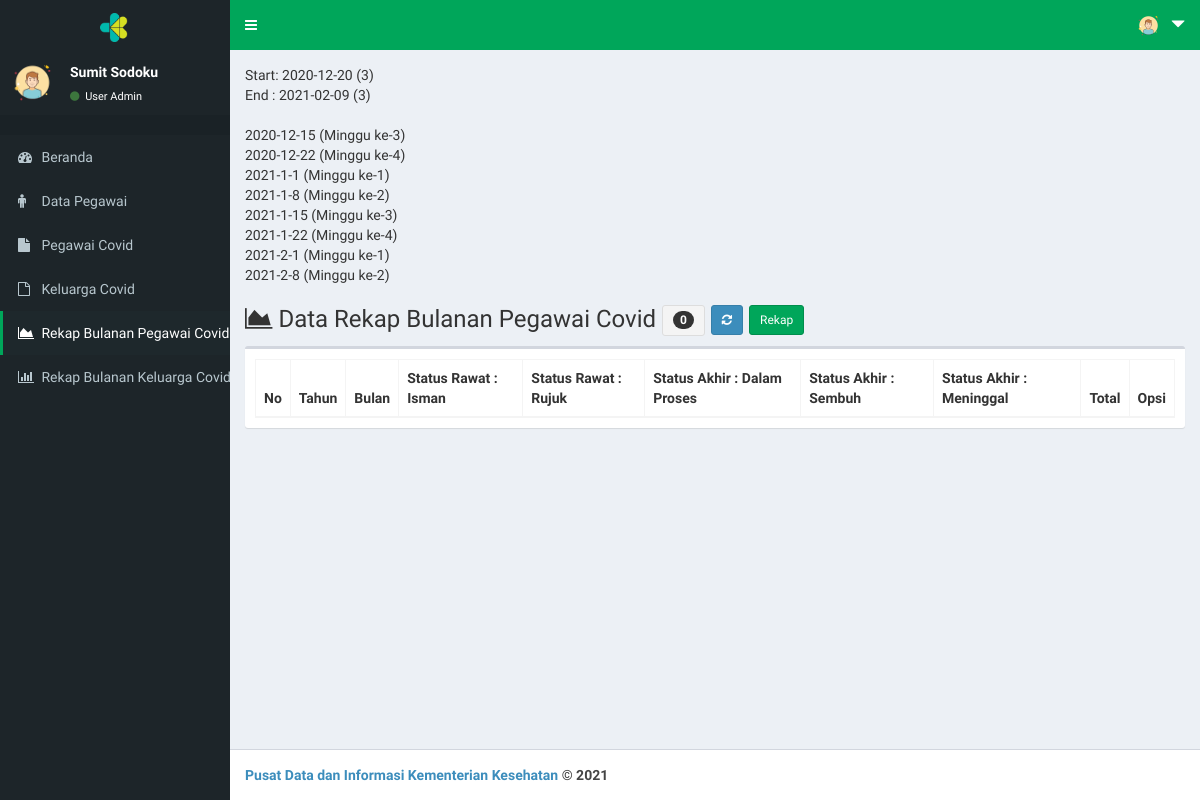
The app's page /page/index.php?menu=rekkon_rekap (signed in), older data.
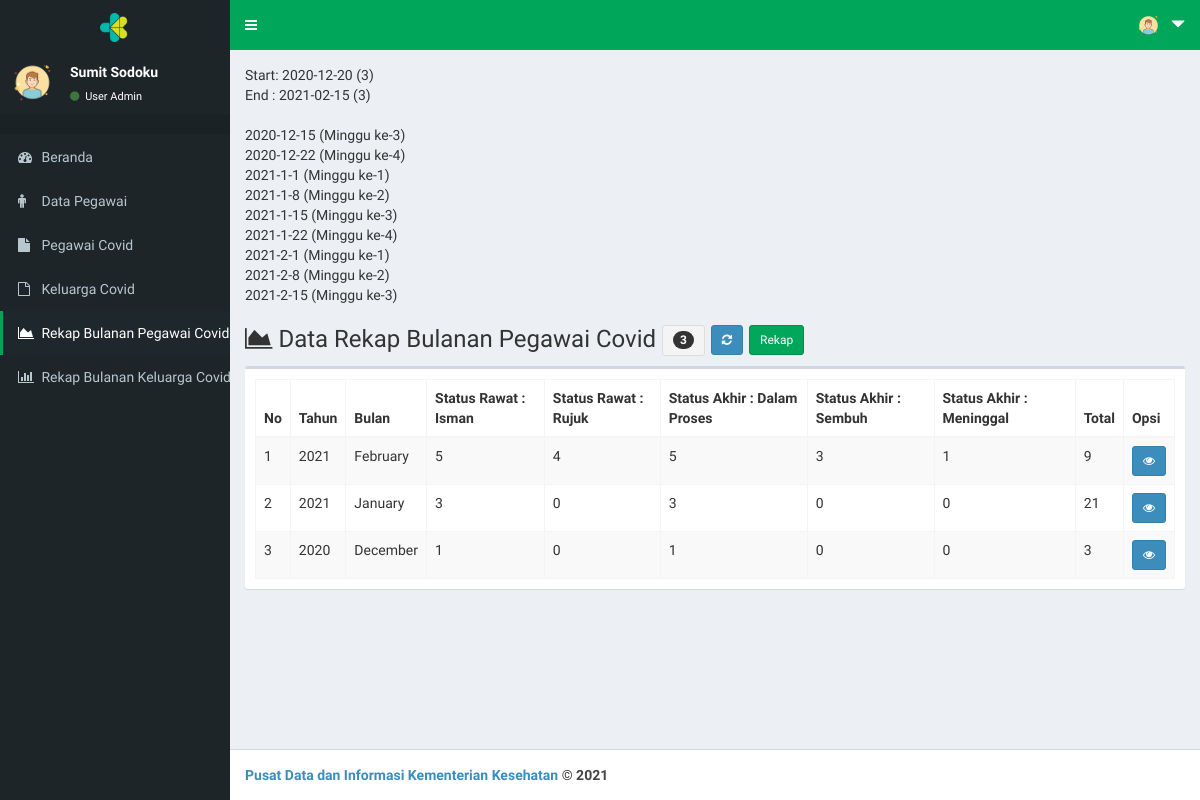
The same page, newer data.
### tables this page shows
CREATE TABLE `tb_kon` (
  `kon_id` int(11) NOT NULL,
  `kon_peg_id` int(11) NOT NULL,
  `kon_peg_nama` varchar(30) NOT NULL,
  `kon_peg_jk` enum('Laki-laki','Perempuan') NOT NULL,
  `kon_peg_tgllahir` date NOT NULL,
  `kon_peg_nip` varchar(20) NOT NULL,
  `kon_peg_nik` varchar(20) NOT NULL,
  `kon_peg_stapeg` varchar(30) NOT NULL,
  `kon_peg_org` varchar(40) NOT NULL,
  `kon_peg_orgsat` varchar(40) NOT NULL,
  `kon_peg_orgunit` varchar(40) NOT NULL,
  `kon_tglswab` date NOT NULL,
  `kon_tglhasil` date NOT NULL,
  `kon_starawat` varchar(15) NOT NULL,
  `kon_staakhir` varchar(15) NOT NULL,
  `kon_status` varchar(15) NOT NULL,
  `kon_ket` text NOT NULL,
  `kon_tgl` date NOT NULL,
  `kon_tglinput` date NOT NULL
);

CREATE TABLE `tb_rekkon` (
  `rekkon_id` int(11) NOT NULL,
  `rekkon_tahun` varchar(4) NOT NULL,
  `rekkon_bulan` varchar(10) NOT NULL,
  `rekkon_minggu` varchar(10) NOT NULL,
  `rekkon_srisman` int(11) NOT NULL,
  `rekkon_srrujuk` int(11) NOT NULL,
  `rekkon_saproses` int(11) NOT NULL,
  `rekkon_sasembuh` int(11) NOT NULL,
  `rekkon_samati` int(11) NOT NULL,
  `rekkon_total` int(11) NOT NULL
);

### page/index.php (the view, shortened to what the changed rows need)
<!DOCTYPE html>
<html>
  <head>
    <link rel="stylesheet" href="../lte/bootstrap/css/bootstrap.min.css">
    <link rel="stylesheet" href="https://cdnjs.cloudflare.com/ajax/libs/font-awesome/4.5.0/css/font-awesome.min.css">
    <link rel="stylesheet" href="https://cdnjs.cloudflare.com/ajax/libs/ionicons/2.0.1/css/ionicons.min.css">
    <link rel="stylesheet" href="../lte/dist/css/AdminLTE.min.css">
    <link rel="stylesheet" href="../lte/plugins/datatables/dataTables.bootstrap.css">
    <link rel="stylesheet" href="../lte/dist/css/skins/_all-skins.css">
    <link rel="stylesheet" href="../inc/mystyle.css">
  </head>
  <body class="hold-transition skin-green">
  <div class="wrapper">
  <div class="content-wrapper">
    <section class="content">
      <?php
        switch($_GET['menu']){
          case 'rekkon_rekap':
          include "rekkon_rekap.php";
          include "rekkon_data.php";
          break;
                ?>
                <?php
        }
      ?>
    </section>
  </div>
</div>
</body>
</html>

### page/rekkon_rekap.php (shortened to what the changed rows need)
<?php
  $koneksi =mysqli_connect("localhost","root","","pegcov7");
  mysqli_query($koneksi,"DELETE FROM tb_rekkon");
  $query_kon_min  = mysqli_query($koneksi,"SELECT * FROM tb_kon ORDER BY kon_tgl ASC LIMIT 1");
  $data_kon_min   = mysqli_fetch_array($query_kon_min);
  $kon_tgl_min    = $data_kon_min['kon_tgl'];
  $query_kon_max  = mysqli_query($koneksi,"SELECT * FROM tb_kon ORDER BY kon_tgl DESC LIMIT 1");
  $data_kon_max   = mysqli_fetch_array($query_kon_max);
  $kon_tgl_max    = $data_kon_max['kon_tgl'];
  $min_tanggal    = date("d",strtotime($data_kon_min['kon_tgl']));
  $min_minggu     = floor(($min_tanggal/7)+1);
  $min_bulan      = date("m",strtotime($data_kon_min['kon_tgl']));
  $min_tahun      = date("Y",strtotime($data_kon_min['kon_tgl']));
  $max_tanggal    = date("d",strtotime($data_kon_max['kon_tgl']));
  $max_minggu     = floor(($max_tanggal/7)+1);
  $max_bulan      = date("m",strtotime($data_kon_max['kon_tgl']));
  $max_tahun      = date("Y",strtotime($data_kon_max['kon_tgl']));
  echo "Start: ".$kon_tgl_min." (".$min_minggu.")"."<br>";
  echo "End : ".$kon_tgl_max." (".$min_minggu.")"."<br><br>";
  $b = $min_bulan;
  $c = $min_minggu;
  for ($i=$min_tahun;$i<=$max_tahun;$i++){
    for ($j=$b;$j<13;$j++){
      for ($k=$c;$k<5;$k++){
        $tanggal3 = (($k-1)*7)+1;
        echo $i."-".$j."-".$tanggal3." (Minggu ke-".$k.")"."<br>";
        if ($k==4){
          $c=1;
        }
        if ($i==$max_tahun&&$j==$max_bulan&&$k==$max_minggu){
          $k=5;
        }
      }
      if ($j==12){
        $b=1;
      }
      if ($i==$max_tahun&&$j==$max_bulan){
        $c=5;
      }
    }
  }
  ?>

### page/rekkon_data.php (shortened to what the changed rows need)
<!DOCTYPE html>
<html>
<head>
</head>
<body>
    <div class="row">
    <div class="col-xs-12 col-md-12">
      <h3><span class="fa fa-area-chart"></span>
        Data Rekap Bulanan Pegawai Covid
        <?php
          $qjumlah = mysqli_query($koneksi,"SELECT * FROM tb_rekkon ");
          $jumlah = mysqli_num_rows($qjumlah);
        ?>
        <button class="btn btn-sm btn-default"><span class="badge"><?php echo $jumlah; ?></span></button>
        <a href="?menu=rekkon_data" class="btn btn-sm btn-primary"><span class="fa fa-refresh"></a>
        <a href="?menu=rekkon_rekap" class="btn btn-sm btn-success">Rekap</a>
    </h3>
    </div>
  </div>
  <div class="box">
        <div class="box-body">
            <table id="example1" class="table table-bordered table-striped">
              <thead>
                <tr>
                  <th>No</th>
                  <th>Tahun</th>
                  <th>Bulan</th>
                  <th>Status Rawat : Isman</th>
                  <th>Status Rawat : Rujuk</th>
                  <th>Status Akhir : Dalam Proses</th>
                  <th>Status Akhir : Sembuh</th>
                  <th>Status Akhir : Meninggal</th>
                  <th>Total</th>
                  <th>Opsi</th>
                </tr>
              </thead>
              <tbody>
          <?php
              $no = 1;
              $sql = $koneksi->query("SELECT * FROM tb_rekkon ORDER BY rekkon_tahun DESC, rekkon_bulan DESC");
              while ($data=$sql->fetch_assoc()) {
          ?>
            <tr>
                <td> <?php echo $no++; ?> </td>
                <td> <?php echo $data['rekkon_tahun']; ?></td>
                <td> <?php $bulan_nama = date("F", mktime(0, 0, 0, $data['rekkon_bulan'], 10)); ?>
                     <?php echo $bulan_nama; ?></td>
                <td> <?php echo $data['rekkon_srisman']; ?></td>
                <td> <?php echo $data['rekkon_srrujuk']; ?></td>
                <td> <?php echo $data['rekkon_saproses']; ?></td>
                <td> <?php echo $data['rekkon_sasembuh']; ?></td>
                <td> <?php echo $data['rekkon_samati']; ?></td>
                <td> <?php echo $data['rekkon_total']; ?></td>
                <td>
                  <a href="?menu=rekkon_detail&rekkon_id=<?php echo $data['rekkon_id']; ?>" class="btn btn-sm btn-primary" title="Rekap <?php echo $data['rekkon_bulan']." ".$data['rekkon_tahun'];?>"><span class="fa fa-eye"></a></a>
                </td>
            </tr>
              <?php
              }
          ?>
              </tbody>
          </table>
      </div>
  </div>
</body>
</html>

Row changes from the older to the newer data that the page shows:
no longer on this page (row edited): tb_kon: kon_tgl "2021-02-09"
added tb_kon: kon_tgl "2021-02-15"
added tb_rekkon: rekkon_tahun "2021", rekkon_bulan "February", rekkon_srisman "5", rekkon_srrujuk "4", rekkon_saproses "5", rekkon_sasembuh "3", rekkon_samati "1", rekkon_total "9"
added tb_rekkon: rekkon_tahun "2021", rekkon_bulan "January", rekkon_srisman "3", rekkon_srrujuk "0", rekkon_saproses "3", rekkon_sasembuh "0", rekkon_samati "0", rekkon_total "21"
added tb_rekkon: rekkon_tahun "2020", rekkon_bulan "December", rekkon_srisman "1", rekkon_srrujuk "0", rekkon_saproses "1", rekkon_sasembuh "0", rekkon_samati "0", rekkon_total "3"
Text that changed along with them:
$jumlah: "0" → "3"
new list line: "2021 - 2 - 15 (Minggu ke- 3 )"
